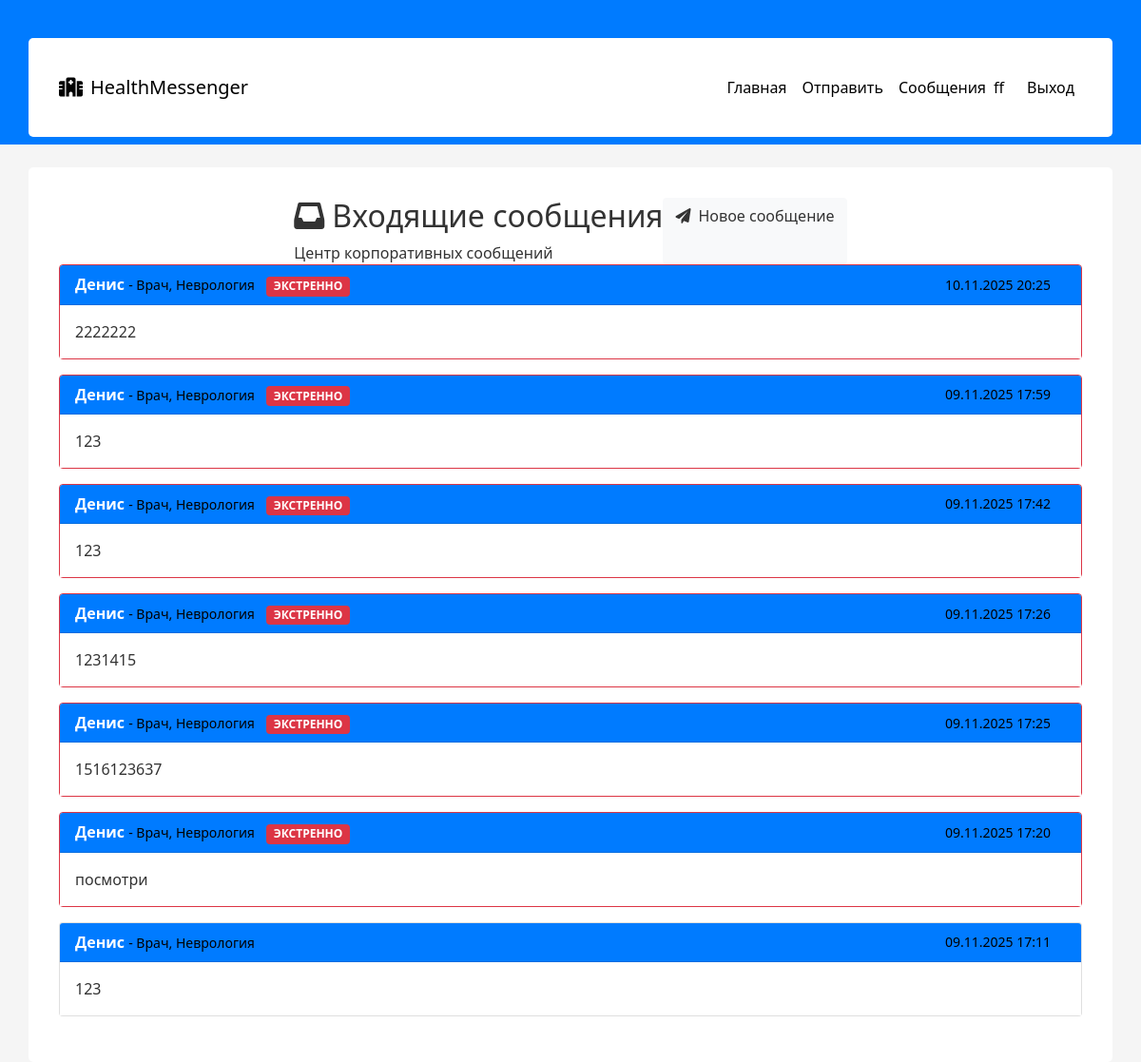
The app's page /messages (signed in) with its own data.
### tables this page shows
CREATE TABLE users (
            id INTEGER PRIMARY KEY AUTOINCREMENT,
            username TEXT UNIQUE NOT NULL,
            email TEXT UNIQUE NOT NULL,
            password_hash TEXT NOT NULL,
            department_id INTEGER NOT NULL,
            position TEXT NOT NULL,
            is_active BOOLEAN DEFAULT 1,
            created_at TIMESTAMP DEFAULT CURRENT_TIMESTAMP,
            FOREIGN KEY (department_id) REFERENCES departments (id)
        );

CREATE TABLE messages (
            id INTEGER PRIMARY KEY AUTOINCREMENT,
            sender_id INTEGER NOT NULL,
            recipient_id INTEGER NOT NULL,
            content TEXT NOT NULL,
            timestamp TIMESTAMP DEFAULT CURRENT_TIMESTAMP,
            is_read BOOLEAN DEFAULT 0,
            priority TEXT DEFAULT 'normal', file_path TEXT, file_name TEXT,
            FOREIGN KEY (sender_id) REFERENCES users (id),
            FOREIGN KEY (recipient_id) REFERENCES users (id)
        );

CREATE TABLE departments (
            id INTEGER PRIMARY KEY AUTOINCREMENT,
            name TEXT UNIQUE NOT NULL,
            description TEXT
        );

### app_sql.py (the view, shortened to what this page needs)
@app.route('/messages')
@login_required
def messages():
    page = request.args.get('page', 1, type=int)
    per_page = 20
    offset = (page - 1) * per_page
    conn = sqlite3.connect(DATABASE)
    cursor = conn.cursor()
    cursor.execute('''
        SELECT m.*, u.username, d.name, u.position
        FROM messages m
        JOIN users u ON m.sender_id = u.id
        JOIN departments d ON u.department_id = d.id
        WHERE m.recipient_id = ?
        ORDER BY m.timestamp DESC
        LIMIT ? OFFSET ?
    ''', (current_user.id, per_page, offset))
    messages_data = cursor.fetchall()
    cursor.execute('SELECT COUNT(*) FROM messages WHERE recipient_id = ?', (current_user.id,))
    total = cursor.fetchone()[0]
    conn.close()
    messages_list = []
    for msg in messages_data:
        message = {
            'id': msg[0],
            'sender_id': msg[1],
            'recipient_id': msg[2],
            'content': msg[3],
            'timestamp': datetime.fromisoformat(msg[4]),
            'is_read': msg[5],
            'priority': msg[6],
            'file_path': msg[7] if len(msg) > 7 else None,
            'file_name': msg[8] if len(msg) > 8 else None,
            'sender': {
                'username': msg[9] if len(msg) > 9 else '',
                'department': msg[10] if len(msg) > 10 else '',
                'position': msg[11] if len(msg) > 11 else ''
            }
        }
        messages_list.append(message)
    has_prev = page > 1
    has_next = offset + per_page < total
    class MessagesObj:
        def __init__(self, items, has_prev, has_next, prev_num, next_num, page, pages):
            self.items = items
            self.has_prev = has_prev
            self.has_next = has_next
            self.prev_num = prev_num
            self.next_num = next_num
            self.page = page
            self.pages = pages
    messages_obj = MessagesObj(
        messages_list,
        has_prev,
        has_next,
        page - 1 if has_prev else None,
        page + 1 if has_next else None,
        page,
        (total + per_page - 1) // per_page
    )
    return render_template('messages.html', messages=messages_obj)

### app_sql.py (called while the page is built)
@login_manager.user_loader
def load_user(user_id):
    conn = sqlite3.connect(DATABASE)
    cursor = conn.cursor()
    cursor.execute('''
        SELECT u.*, d.name
        FROM users u
        JOIN departments d ON u.department_id = d.id
        WHERE u.id = ?
    ''', (user_id,))
    user_data = cursor.fetchone()
    conn.close()
    if user_data:
        return User(*user_data)
    return None

### templates/messages.html (shortened to what this page needs)
{% extends "base.html" %}
{% block content %}
<div class="page-header">
    <div class="d-flex justify-content-center align-items center">
        <div>
            <h2><i class="fas fa-inbox me-2"></i>Входящие сообщения</h2>
            <p class="mb-0 opacity-100">Центр корпоративных сообщений</p>
        </div>
        <a href="{{ url_for('send_message') }}" class="btn btn-light">
            <i class="fas fa-paper-plane me-2"></i>Новое сообщение
        </a>
    </div>
</div>
<div class="row">
    <div class="col-md-12">
        {% if messages.items %}
           {% for message in messages.items %}
            <div class="card mb-3
                 {% if message.priority == 'emergency' %}border-danger{% endif %}">
                <div class="card-header d-flex justify-content-between align-items-center
                     {% if message.priority == 'emergency' %}bg-danger bg-opacity-25{% endif %}">
                    <div>
                        <strong>{{ message.sender.username }}</strong>
                        <small class="text-muted">- {{ message.sender.position }}, {{ message.sender.department }}</small>
                        {% if message.priority != 'normal' %}
                            <span class="badge ms-2
                                {% if message.priority == 'emergency' %}bg-danger{% endif %}">
                                {% if message.priority == 'emergency' %}ЭКСТРЕННО{% endif %}
                            </span>
                        {% endif %}
                    </div>
                    <div class="d-flex align-items-center">
                        <small class="text-muted me-3">{{ message.timestamp.strftime('%d.%m.%Y %H:%M') }}</small>
                    </div>
                </div>
                <div class="card-body">
                    <p class="card-text">{{ message.content }}</p>
                </div>
            </div>
            {% endfor %}
        {% endif %}
    </div>
</div>
{% endblock %}

### templates/base.html (shortened to what this page needs)
<!DOCTYPE html>
<html lang="ru">
<head>
    <link href="https://cdn.jsdelivr.net/npm/bootstrap@5.1.3/dist/css/bootstrap.min.css" rel="stylesheet">
    <link href="https://cdnjs.cloudflare.com/ajax/libs/font-awesome/6.0.0/css/all.min.css" rel="stylesheet">
    <link href="{{ url_for('static', filename='css/simple.css') }}" rel="stylesheet">
</head>
<body>
    <nav class="navbar navbar-expand-lg navbar-dark bg-primary">
        <div class="container">
            <a class="navbar-brand" href="{{ url_for('index') }}">
                <i class="fas fa-hospital me-2"></i>HealthMessenger
            </a>
            {% if current_user.is_authenticated %}
            <div class="navbar-nav ms-auto">
                <a class="nav-link" href="{{ url_for('dashboard') }}">Главная</a>
                <a class="nav-link" href="{{ url_for('send_message') }}">Отправить</a>
                <a class="nav-link" href="{{ url_for('messages') }}">Сообщения</a>
                <span class="navbar-text me-3">{{ current_user.username }}</span>
                <a class="nav-link" href="{{ url_for('logout') }}">Выход</a>
            </div>
            {% endif %}
        </div>
    </nav>
    <div class="container mt-4">
        {% block content %}{% endblock %}
    </div>
</body>
</html>

### static/css/simple.css (style rules this page uses)
body { background-color: #f5f5f5; color: #333 !important; }
* { color: #333 !important; }
.navbar { background-color: #007bff !important; }
.navbar *, .navbar-brand, .nav-link, .navbar-text { color: rgb(0, 0, 0) !important; }
.container { background: white; padding: 2rem; margin-top: 2rem; border-radius: 5px; }
.card { margin-bottom: 1rem; background: white; }
.card-header { background-color: #007bff !important; }
.card-header, .card-header * { color: white !important; }
.card-body { background: white; }
.text-muted { color: #000000 !important; }

### records on screen
users: username "ff"
messages: sender.username "Денис", sender.position "Врач", sender.department "Неврология", priority "ЭКСТРЕННО", timestamp "10.11.2025 20:25", content "2222222"
messages: sender.username "Денис", sender.position "Врач", sender.department "Неврология", priority "ЭКСТРЕННО", timestamp "09.11.2025 17:59", content "123"
messages: sender.username "Денис", sender.position "Врач", sender.department "Неврология", priority "ЭКСТРЕННО", timestamp "09.11.2025 17:42", content "123"
messages: sender.username "Денис", sender.position "Врач", sender.department "Неврология", priority "ЭКСТРЕННО", timestamp "09.11.2025 17:26", content "1231415"
messages: sender.username "Денис", sender.position "Врач", sender.department "Неврология", priority "ЭКСТРЕННО", timestamp "09.11.2025 17:25", content "1516123637"
messages: sender.username "Денис", sender.position "Врач", sender.department "Неврология", priority "ЭКСТРЕННО", timestamp "09.11.2025 17:20", content "посмотри"
messages: sender.username "Денис", sender.position "Врач", sender.department "Неврология", timestamp "09.11.2025 17:11", content "123"
